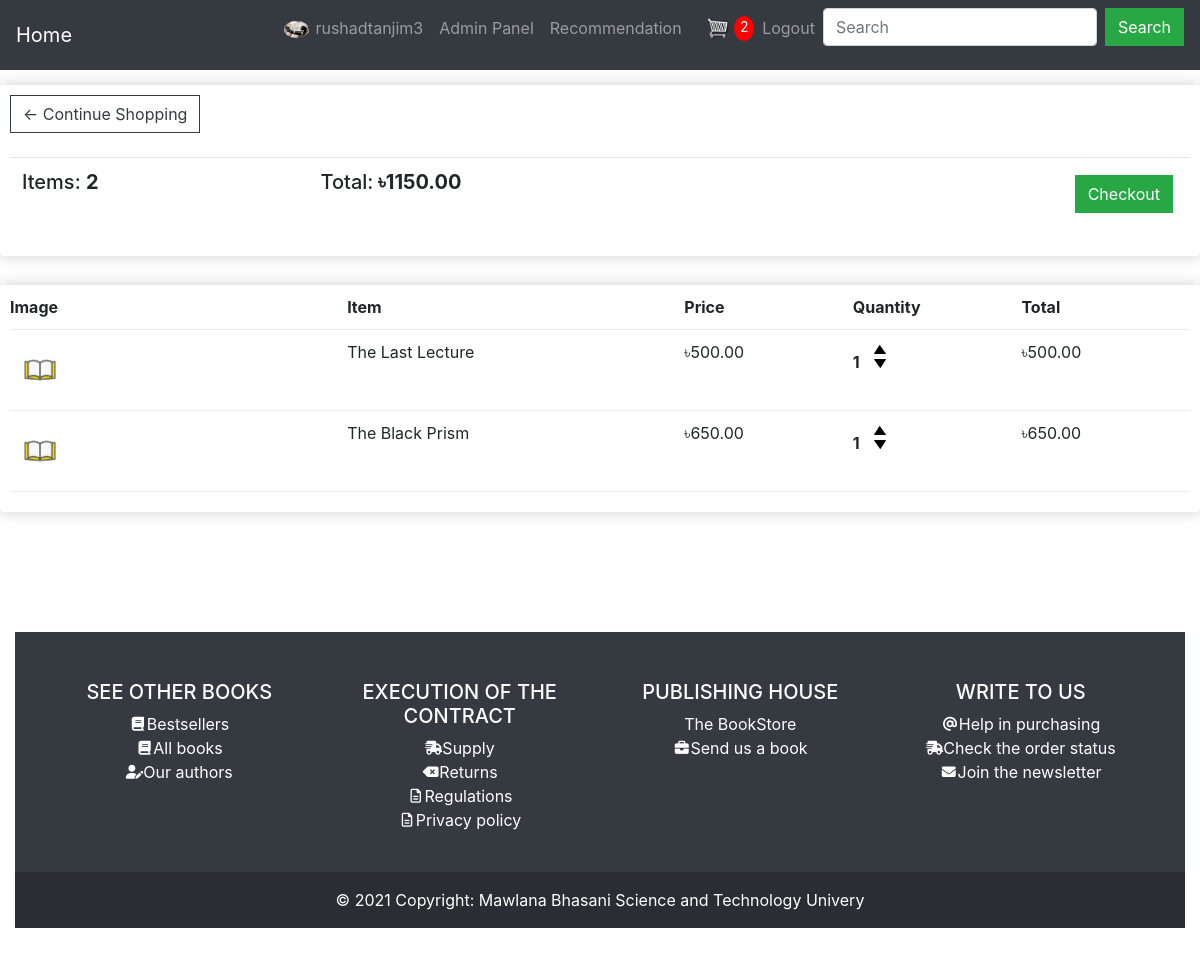
The page /profiles/cart/ (signed in) on the database as committed earlier.
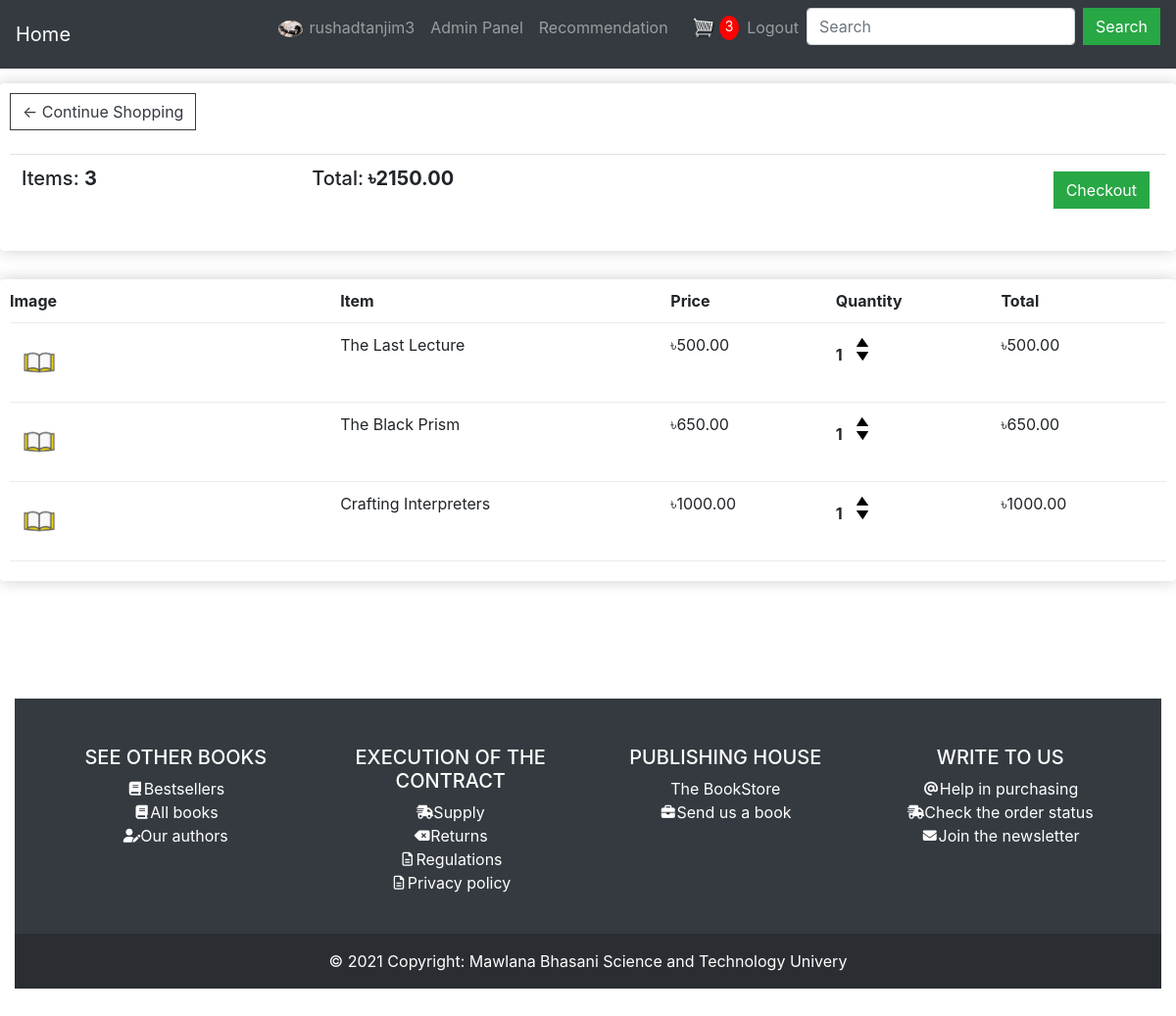
The same page on the database as committed later.
### profiles/models.py (models this page shows, shortened)
class Order(models.Model):
    profile = models.ForeignKey(
        Profile, on_delete=models.SET_NULL, blank=True, null=True)
    date_ordered = models.DateTimeField(auto_now_add=True)
    completed = models.BooleanField(default=False, null=True)
    transaction_id = models.CharField(max_length=200, null=True, blank=True)
    @ property
    def get_cart_total(self):
        orderitems = self.orderitem_set.all()
        total = sum([item.get_total for item in orderitems])
        return total
    @ property
    def get_cart_items(self):
        orderitems = self.orderitem_set.all()
        total = sum([item.quantity for item in orderitems])
        return total

class OrderItem(models.Model):
    product = models.ForeignKey(
        Product, on_delete=models.SET_NULL, blank=True, null=True)
    order = models.ForeignKey(
        Order, on_delete=models.SET_NULL, blank=True, null=True)
    quantity = models.IntegerField(default=0, null=True, blank=True)
    date_added = models.DateTimeField(auto_now_add=True)
    @ property
    def get_total(self):
        total = self.product.price * self.quantity
        return total

### shop/models.py (models this page shows, shortened)
class Product(models.Model):
    BOOK_GENRES_CHOICES = [
        ('Action', 'Action and adventure'),
        ('Art', 'Art/architecture'),
        ('Alternate history', 'Alternate history'),
        ('Autobiography', 'Autobiography'),
        ('Anthology', 'Anthology'),
        ('Biography', 'Biography'),
        ('Business', 'Business/economics'),
        ('Children', 'Children'),
        ('Crafts/hobbies', 'Crafts/hobbies'),
        ('Classic', 'Classic'),
        ('Cookbook', 'Cookbook'),
        ('Comic book', 'Comic book'),
        ('Diary', 'Diary'),
        ('Dictionary', 'Dictionary'),
        ('Crime', 'Crime'),
        ('Encyclopedia', 'Encyclopedia'),
        ('Drama', 'Drama'),
        ('Fairytale', 'Fairytale'),
        ('Health', 'Health/fitness'),
        ('Fantasy', 'Fantasy'),
        ('History', 'History'),
        ('Graphic novel', 'Graphic novel'),
        ('Home and garden', 'Home and garden'),
        ('Historical fiction', 'Historical fiction'),
        ('Humor', 'Humor'),
        ('Horror', 'Horror'),
        ('Journal', 'Journal'),
        ('Mystery', 'Mystery'),
        ('Math', 'Math'),
        ('Paranormal romance', 'Paranormal romance'),
        ('Memoir', 'Memoir'),
        ('Picture book', 'Picture book'),
        ('Philosophy', 'Philosophy'),
        ('Poetry', 'Poetry'),
        ('Prayer', 'Prayer'),
        ('Political thriller', 'Political thriller'),
        ('Religion', 'Religion, spirituality, and new age'),
        ('Romance', 'Romance'),
        ('Textbook', 'Textbook'),
        ('Satire', 'Satire'),
        ('True crime', 'True crime'),
        ('Science fiction', 'Science fiction'),
        ('Review', 'Review'),
        ('Short story', 'Short story'),
        ('Science', 'Science'),
        ('Suspense', 'Suspense'),
        ('Self help', 'Self help'),
        ('Thriller', 'Thriller'),
        ('Sports and leisure', 'Sports and leisure'),
        ('Western', 'Western'),
        ('Travel', 'Travel'),
        ('Young adult', 'Young adult'),
    ]
    product_name = models.CharField(blank=True, max_length=255)
    author_name = models.CharField(blank=True, max_length=255)
    price = models.FloatField(blank=True, null=True, default=1)
    digital = models.BooleanField(default=False, null=True, blank=False)
    genres = models.CharField(
        max_length=150, choices=BOOK_GENRES_CHOICES, default='Textbook')
    quantity = models.IntegerField(blank=False, default=1)
    product_pic = models.ImageField(
        default='book-default.jpg', upload_to='product')

### profiles/views.py (the view)
# urls.py: path('cart/', views.cart, name='cart'),
def cart(request):
    if request.user.is_authenticated:
        customer = request.user.profile
        order, created = Order.objects.get_or_create(
            profile=customer, completed=False)
        items = order.orderitem_set.all()
        cartItems = order.get_cart_items
    else:
        items = []
        order = {'get_cart_total': 0, 'get_cart_items': 0}
        cartItems = order['get_cart_items']
    data = {'items': items, 'order': order, 'cartItems': cartItems}
    return render(request, 'profiles/cart.html', data)

### profiles/templates/profiles/cart.html
{% extends "profiles/base.html" %}
{% load crispy_forms_tags %}
{% load static %}
{% block content %}
    <div class="row">
        <div class="col-lg-12">
            <div class="box-element">
                <a class="btn btn-outline-dark" href="{% url 'home' %}">&#x2190; Continue Shopping</a
                    >
                    <br />
                    <br />
                    <table class="table">
                        <tr>
                            <th>
                                <h5>
                                    Items: <strong>{{ order.get_cart_items }}</strong>
                                </h5>
                            </th>
                            <th>
                                <h5>
                                    Total:<strong>
                                    &#2547;{{ order.get_cart_total|floatformat:2 }}</strong
                                    >
                                </h5>
                            </th>
                            <th>
                                <a style="float: right; margin: 5px"
                                   class="btn btn-success"
                                   href="{% url 'profiles:checkout' %}">Checkout</a
                                    >
                                </th>
                            </tr>
                        </table>
                    </div>
                    <br />
                    <div class="box-element">
                        <div class="cart-row">
                            <div style="flex: 2">
                                <strong>Image</strong>
                            </div>
                            <div style="flex: 2">
                                <strong>Item</strong>
                            </div>
                            <div style="flex: 1">
                                <strong>Price</strong>
                            </div>
                            <div style="flex: 1">
                                <strong>Quantity</strong>
                            </div>
                            <div style="flex: 1">
                                <strong>Total</strong>
                            </div>
                        </div>
                        {% for item in items %}
                            <div class="cart-row">
                                <div style="flex: 2">
                                    <img class="row-image" src="{{ item.product.product_pic.url }}" />
                                </div>
                                <div style="flex: 2">
                                    <p>{{ item.product.product_name }}</p>
                                </div>
                                <div style="flex: 1">
                                    <p>&#2547;{{ item.product.price|floatformat:2 }}</p>
                                </div>
                                <div style="flex: 1">
                                    <p class="quantity">{{ item.quantity }}</p>
                                    <div class="quantity">
                                        <img data-product="{{ item.product.id }}"
                                             data-action="add"
                                             class="chg-quantity update-cart"
                                             src="{% static 'images/arrow-up.png' %}"/>
                                        <img data-product="{{ item.product.id }}"
                                             data-action="remove"
                                             class="chg-quantity update-cart"
                                             src="{% static 'images/arrow-down.png' %}"/>
                                    </div>
                                </div>
                                <div style="flex: 1">
                                    <p>&#2547;{{ item.get_total|floatformat:2 }}</p>
                                </div>
                            </div>
                        {% endfor %}
                    </div>
                </div>
            </div>
        {% endblock content %}

### profiles/templates/profiles/base.html (shortened to what the changed rows need)
{% load static %}
{% load profiles_extras %}
<html lang="en">
    <head>
        <link rel="stylesheet"
              type="text/css"
              href="{% static 'css/bootstrap.css' %}">
        <link rel="stylesheet" href="{% static 'css/all.css' %}">
        <link rel="stylesheet" href="{% static 'css/brands.css' %}">
        <link rel="stylesheet" href="{% static 'css/solid.css' %}">
        <link rel="stylesheet" href="{% static 'css/regular.css' %}">
        <link rel="stylesheet" type="text/css" href="{% static 'css/main.css' %}">
    </head>
    <body>
        <nav class="navbar navbar-expand-lg bg-dark navbar-dark sticky-top">
            <div class="collapse navbar-collapse" id="navbarSupportedContent">
                <ul class="navbar-nav ml-auto">
                    {% if user.is_authenticated %}
                        <div class="form-inline my-2 my-lg-0">
                            <a href="{% url 'profiles:cart' %}">
                                <img id="cart-icon" src="{% static 'images/cart.png' %}">
                                <p id="cart-total">{{ cartItems }}</p>
                            </a>
                        </div>
                        <li>
                            <a class="nav-item nav-link" href="{% url 'profiles:logout' %}">Logout</a>
                        </li>
                    {% endif %}
                </ul>
            </div>
        </nav>
        {% block content %}{% endblock %}
        <br>
        <br>
        <br>
    </body>
</html>

Rows that differ between the two databases and show on the page:
computed for Order: get_cart_items "2" → "3"; get_cart_total "1150.00" → "2150.00"
added OrderItem: product.product_pic (placeholder picture), product.product_name "Crafting Interpreters", product.price "1000.00", quantity "1", get_total "1000.00"
Other text that changed with them:
{{ cartItems }}: "2" → "3"
